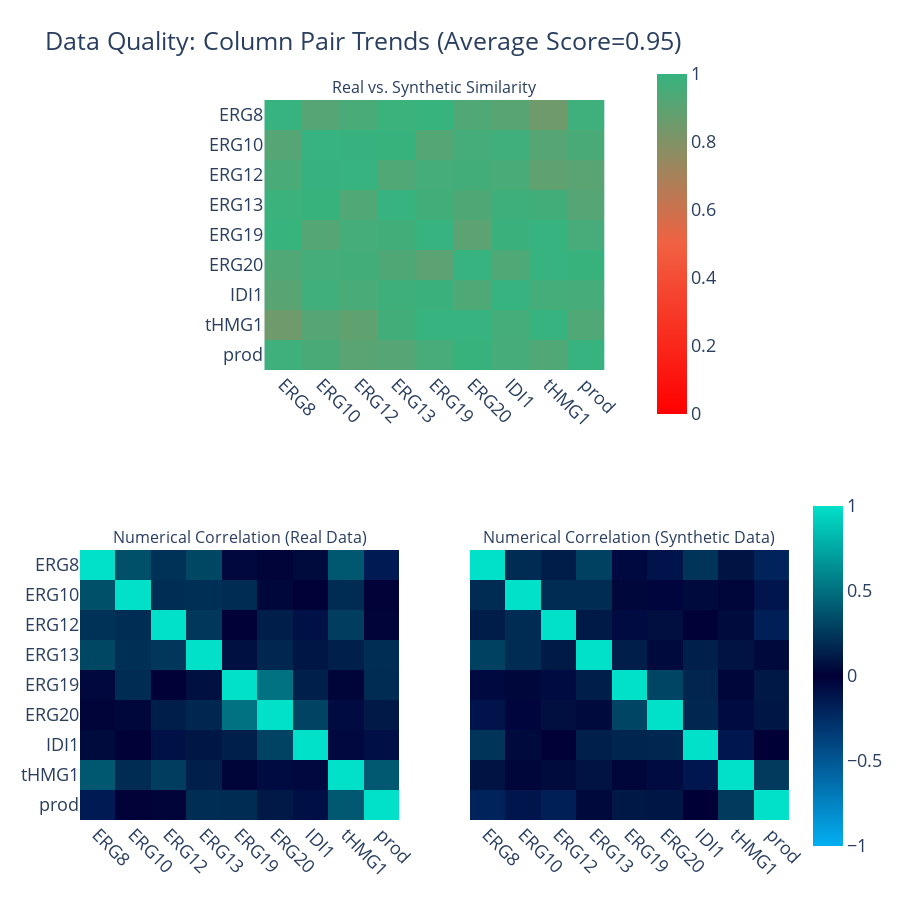

The code cell stored with this chart in its notebook:
### Code cell
synth.get_quality_report()
synth.get_column_pair_trends()

### Figure 1 — Plotly figure (JSON) as saved in the notebook; plotly's stock layout.template omitted (floating-point values rounded to 4 significant figures)
{"data": [{"coloraxis": "coloraxis", "hovertemplate": "<b>Column Pair</b><br>(%{x},%{y})<br><br>Similarity: %{z}<extra></extra>", "type": "heatmap", "x": ["ERG8", "ERG10", "ERG12", "ERG13", "ERG19", "ERG20", "IDI1", "tHMG1", "prod"], "xaxis": "x", "y": ["ERG8", "ERG10", "ERG12", "ERG13", "ERG19", "ERG20", "IDI1", "tHMG1", "prod"], "yaxis": "y", "z": [[1, 0.918, 0.953, 0.987, 0.997, 0.932, 0.907, 0.848, 0.977], [0.918, 1, 0.996, 0.994, 0.919, 0.963, 0.974, 0.914, 0.946], [0.953, 0.996, 1, 0.934, 0.963, 0.965, 0.953, 0.889, 0.904], [0.987, 0.994, 0.934, 1, 0.971, 0.935, 0.978, 0.971, 0.918], [0.997, 0.919, 0.963, 0.971, 1, 0.901, 0.989, 0.999, 0.955], [0.932, 0.963, 0.965, 0.935, 0.901, 1, 0.936, 0.999, 0.994], [0.907, 0.974, 0.953, 0.978, 0.989, 0.936, 1, 0.961, 0.957], [0.848, 0.914, 0.889, 0.971, 0.999, 0.999, 0.961, 1, 0.934], [0.977, 0.946, 0.904, 0.918, 0.955, 0.994, 0.957, 0.934, 1]]}, {"coloraxis": "coloraxis2", "customdata": [[1, 0.193, 0.13, 0.29, -0.052, -0.117, 0.234, 0.091, -0.201], [0.193, 1, 0.194, 0.196, 0.03, -0.037, 0.046, 0.027, -0.118], [0.13, 0.194, 1, 0.115, -0.065, 0.066, -0.003, 0.049, -0.175], [0.29, 0.196, 0.115, 1, 0.134, 0.043, 0.145, 0.085, 0.039], [-0.052, 0.03, -0.065, 0.134, 1, 0.31, 0.164, 0.024, 0.105], [-0.117, -0.037, 0.066, 0.043, 0.31, 1, 0.172, -0.062, 0.097], [0.234, 0.046, -0.003, 0.145, 0.164, 0.172, 1, -0.127, 0], [0.091, 0.027, 0.049, 0.085, 0.024, -0.062, -0.127, 1, 0.263], [-0.201, -0.118, -0.175, 0.039, 0.105, 0.097, 0, 0.263, 1]], "hovertemplate": "<b>Correlation</b><br>(%{x},%{y})<br><br>Synthetic: %{z}<br>(vs. Real: %{customdata})<extra></extra>", "type": "heatmap", "x": ["ERG8", "ERG10", "ERG12", "ERG13", "ERG19", "ERG20", "IDI1", "tHMG1", "prod"], "xaxis": "x2", "y": ["ERG8", "ERG10", "ERG12", "ERG13", "ERG19", "ERG20", "IDI1", "tHMG1", "prod"], "yaxis": "y2", "z": [[1, 0.356, 0.224, 0.316, -0.045, 0.018, 0.049, 0.395, -0.155], [0.356, 1, 0.203, 0.208, 0.193, 0.036, -0.006, 0.198, -0.009], [0.224, 0.203, 1, 0.247, 0.01, 0.136, -0.096, 0.272, 0.017], [0.316, 0.208, 0.247, 1, 0.075, 0.173, 0.102, 0.142, 0.202], [-0.045, 0.193, 0.01, 0.075, 1, 0.508, 0.142, 0.023, 0.196], [0.018, 0.036, 0.136, 0.173, 0.508, 1, 0.301, -0.06, 0.11], [0.049, -0.006, -0.096, 0.102, 0.142, 0.301, 1, -0.049, -0.087], [0.395, 0.198, 0.272, 0.142, 0.023, -0.06, -0.049, 1, 0.396], [-0.155, -0.009, 0.017, 0.202, 0.196, 0.11, -0.087, 0.396, 1]]}, {"coloraxis": "coloraxis2", "customdata": [[1, 0.356, 0.224, 0.316, -0.045, 0.018, 0.049, 0.395, -0.155], [0.356, 1, 0.203, 0.208, 0.193, 0.036, -0.006, 0.198, -0.009], [0.224, 0.203, 1, 0.247, 0.01, 0.136, -0.096, 0.272, 0.017], [0.316, 0.208, 0.247, 1, 0.075, 0.173, 0.102, 0.142, 0.202], [-0.045, 0.193, 0.01, 0.075, 1, 0.508, 0.142, 0.023, 0.196], [0.018, 0.036, 0.136, 0.173, 0.508, 1, 0.301, -0.06, 0.11], [0.049, -0.006, -0.096, 0.102, 0.142, 0.301, 1, -0.049, -0.087], [0.395, 0.198, 0.272, 0.142, 0.023, -0.06, -0.049, 1, 0.396], [-0.155, -0.009, 0.017, 0.202, 0.196, 0.11, -0.087, 0.396, 1]], "hovertemplate": "<b>Correlation</b><br>(%{x},%{y})<br><br>Synthetic: %{z}<br>(vs. Real: %{customdata})<extra></extra>", "type": "heatmap", "x": ["ERG8", "ERG10", "ERG12", "ERG13", "ERG19", "ERG20", "IDI1", "tHMG1", "prod"], "xaxis": "x3", "y": ["ERG8", "ERG10", "ERG12", "ERG13", "ERG19", "ERG20", "IDI1", "tHMG1", "prod"], "yaxis": "y3", "z": [[1, 0.193, 0.13, 0.29, -0.052, -0.117, 0.234, 0.091, -0.201], [0.193, 1, 0.194, 0.196, 0.03, -0.037, 0.046, 0.027, -0.118], [0.13, 0.194, 1, 0.115, -0.065, 0.066, -0.003, 0.049, -0.175], [0.29, 0.196, 0.115, 1, 0.134, 0.043, 0.145, 0.085, 0.039], [-0.052, 0.03, -0.065, 0.134, 1, 0.31, 0.164, 0.024, 0.105], [-0.117, -0.037, 0.066, 0.043, 0.31, 1, 0.172, -0.062, 0.097], [0.234, 0.046, -0.003, 0.145, 0.164, 0.172, 1, -0.127, 0], [0.091, 0.027, 0.049, 0.085, 0.024, -0.062, -0.127, 1, 0.263], [-0.201, -0.118, -0.175, 0.039, 0.105, 0.097, 0, 0.263, 1]]}], "layout": {"annotations": [{"font": {"size": 16}, "showarrow": false, "text": "Real vs. Synthetic Similarity", "x": 0.5, "xanchor": "center", "xref": "paper", "y": 1, "yanchor": "bottom", "yref": "paper"}, {"font": {"size": 16}, "showarrow": false, "text": "Numerical Correlation (Real Data)", "x": 0.225, "xanchor": "center", "xref": "paper", "y": 0.375, "yanchor": "bottom", "yref": "paper"}, {"font": {"size": 16}, "showarrow": false, "text": "Numerical Correlation (Synthetic Data)", "x": 0.775, "xanchor": "center", "xref": "paper", "y": 0.375, "yanchor": "bottom", "yref": "paper"}], "coloraxis": {"cmax": 1, "cmin": 0, "colorbar": {"len": 0.5, "x": 0.8, "y": 0.8}, "colorscale": [[0, "#FF0000"], [0.5, "#F16141"], [1, "#36B37E"]]}, "coloraxis2": {"cmax": 1, "cmin": -1, "colorbar": {"len": 0.5, "y": 0.2}, "colorscale": [[0, "#03AFF1"], [0.5, "#000036"], [1, "#01E0C9"]]}, "font": {"size": 18}, "height": 900, "title": {"text": "Data Quality: Column Pair Trends (Average Score=0.95)"}, "width": 900, "xaxis": {"anchor": "y", "domain": [0.26, 0.74], "tickangle": 45}, "xaxis2": {"anchor": "y2", "domain": [0, 0.45], "tickangle": 45}, "xaxis3": {"anchor": "y3", "domain": [0.55, 1], "matches": "x2", "tickangle": 45}, "yaxis": {"anchor": "x", "autorange": "reversed", "domain": [0.625, 1]}, "yaxis2": {"anchor": "x2", "autorange": "reversed", "domain": [0, 0.375]}, "yaxis3": {"anchor": "x3", "autorange": "reversed", "domain": [0, 0.375], "matches": "y2", "visible": false}}}
